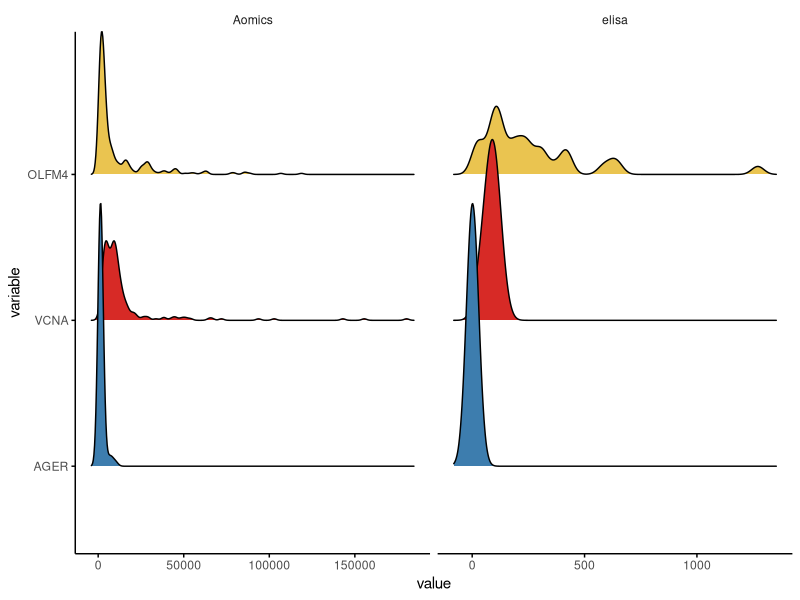

Reproduce this figure in R.
library(dplyr)
library(ggplot2)
library(ggridges)


rm(list=ls())
elisa = readxl::read_xlsx("eFig 8b.xlsx", sheet=1)
omics = readxl::read_xlsx("eFig 8b.xlsx", sheet=2)
names(elisa); names(omics)
colnames(elisa)[1:4]=c("sample","AGER","VCNA","OLFM4")
colnames(omics)[1:5]=c("sample","s","AGER","VCNA","OLFM4")
data = rbind(elisa[,1:4] %>% mutate(set="elisa"), omics[,c(1,3:5)] %>% mutate(set="Aomics"))
dat = reshape2::melt(data, id.vars=c("sample","set"))
dat$value = as.numeric(dat$value)
dat$g = paste(dat$variable,dat$set)

ggplot(na.omit(dat), aes(value,variable,fill=variable))+
  geom_density_ridges()+
  facet_wrap(.~set, nrow=1,scales = "free_x")+
  scale_fill_manual(values = c("#3d7dae","#d72a26","#eac450"))+
  theme_classic()+
  theme(strip.background = element_blank(),legend.position = "none",
        axis.line = element_line(color="black"),
        axis.ticks = element_line(color="black"))
ggsave("eFig 8b.pdf", width = 4.5, height = 3)
